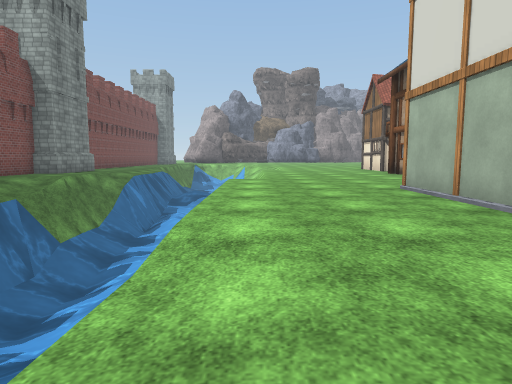
[1] (above)

15 first-person views from a walk through a 3-D level made in the Unity game engine. The camera is 1.2 m above the floor, tilts 6° down and sees 75° across. Doors are open. The floor is counted in squares, 2 m on a side. Each view is taken from the middle of a square. On the plan, view 1 faces up. The plan holds only what a view shows up to about 10 squares ahead; the rest is blank. The place goes on beyond the plan. The player is left out. Some surface patterns are stand-ins.

[2]
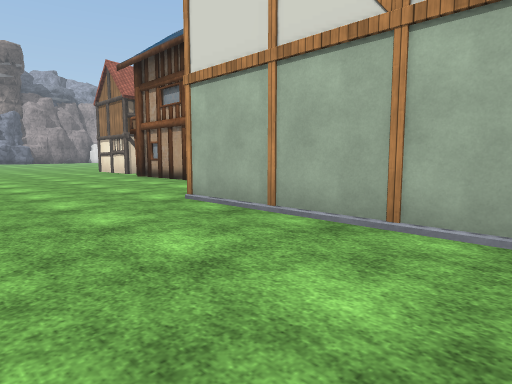

[3]
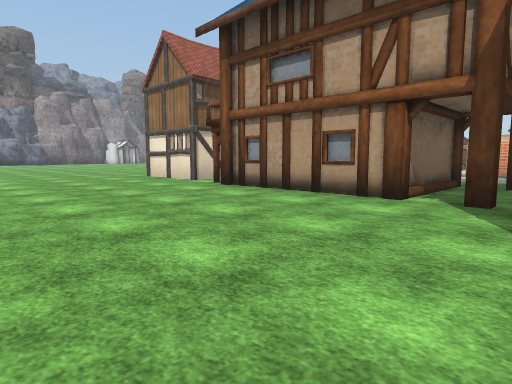

[4]
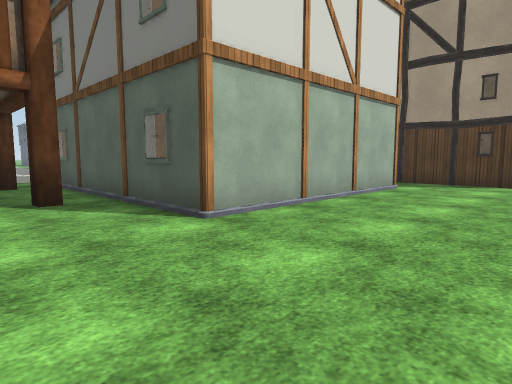

[5]
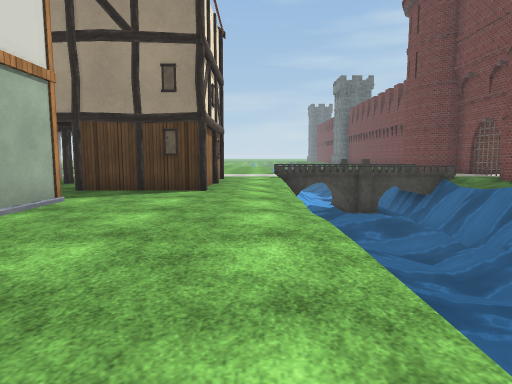

[6]
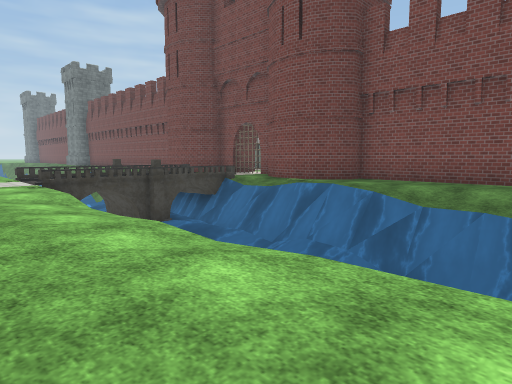

[7]
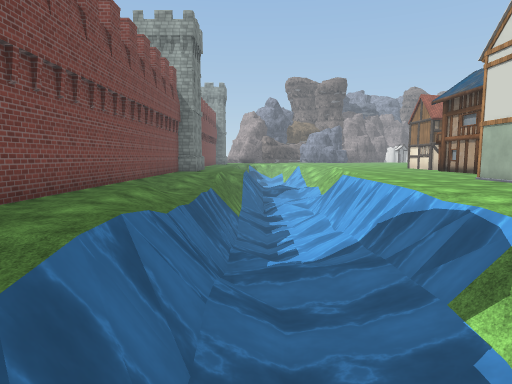

[8]
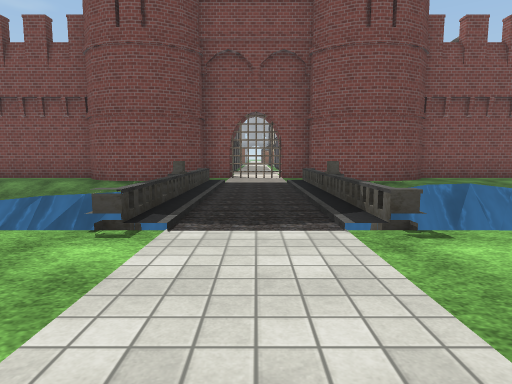

[9]
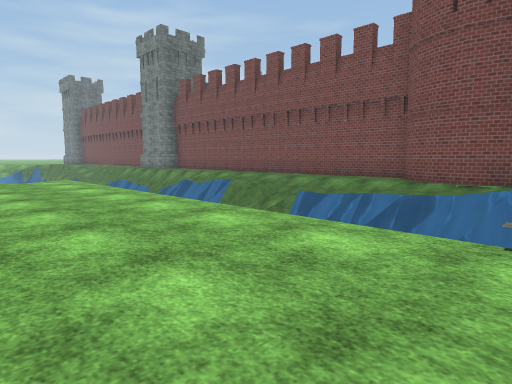

[10]
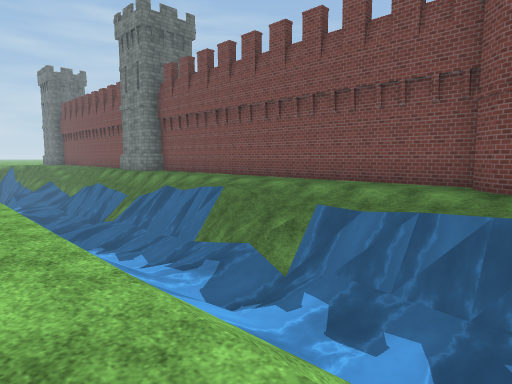

[11]
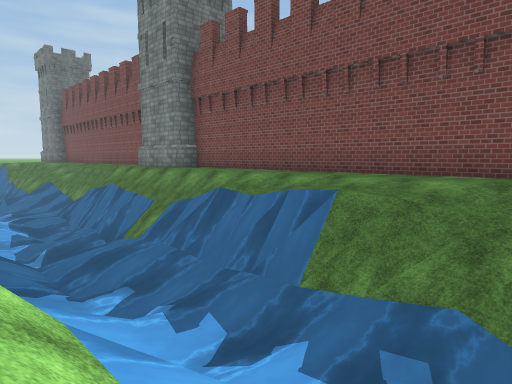

[12]
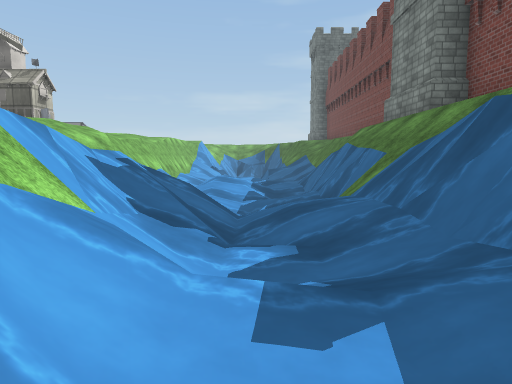

[13]
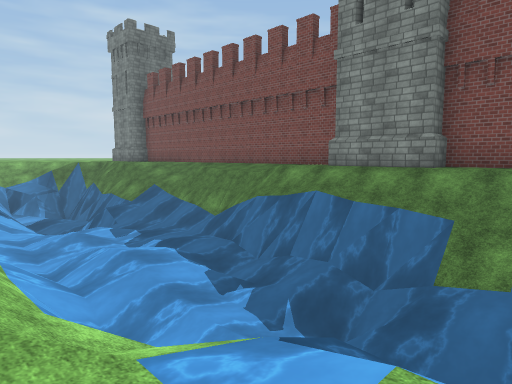

[14]
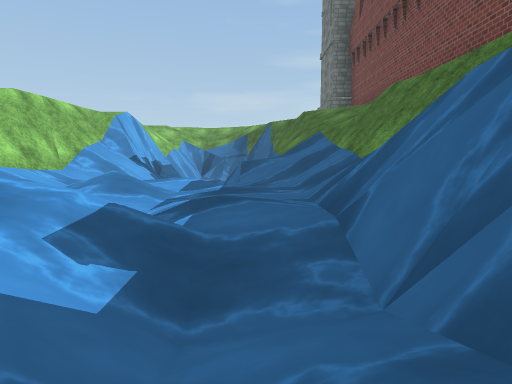

[15]
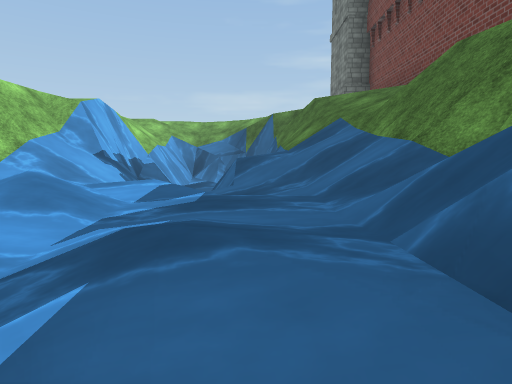

### Floor plan
Key: @ floor where view 1 was taken; # wall or solid block; x gap in a wall; . floor; / step, stairs or slope; = window, fence, low wall or low ledge; v drop or lower ground; O other object.
Columns run from 9 left of view 1 to 12 right of it. Each row starts with its distance up from view 1.
 16           /...
 15           /...#
 14           ....##
 13           .....
 12           ....#
 11           ....#
 10  #..#//  /....#
  9   ./#//  /....#      x
  8    /#//  .....####...=
  7    /#//  ....... #.
  6  #//#///#...#O##OO.
  5  #//#///#...O
  4  #./#///#...O
  3  #./#///#...O
  2  #./#///=...O
  1  #./#///#....
  0  #..#///=@###
 -1  ##.#///#.#
 -2   #/#/// .#
 -3  ##/=/// .#
 -4  #../////..
 -5  #..//.//...
 -6  #.=//=//...
 -7  ##.#    ...
 -8   #/#/   ...
 -9  ##/v////...
-10  #./#////...
-11  #.//////..
-12  #./v//=/..
-13  #.//////..
-14  #.//////..
-15  #./#////..
-16  #./#///#/
-17  #./#////
-18  #./////=
-19  #.////// /
-20  #.///////
-21  #.////////
-22  ##/#///////
-23   #/#////#//
-24 O##/#////#v/.#
-25  #./#/////
-26    #=////
-27   /#//////
-28  #/#//////
-29  #/#//////#
-30  # =/// //#
-31  # ///  //#
-32  #///== //#
-33  #/// / ##=
-34  # /=#=/##

Positions as (right, up) in squares from view 1, and headings:
1: (0, 0), facing up
2: (0, 2), facing up-right
3: (0, 6), facing up-right
4: (0, 8), facing down-right
5: (0, 6), facing down
6: (1, 4), facing down-left
7: (-4, -4), facing up
8: (2, -5), facing left
9: (2, -6), facing down-left
10: (0, -8), facing down-left
11: (-1, -12), facing down-left
12: (-3, -14), facing down
13: (1, -19), facing down-left
14: (-4, -23), facing down
15: (-4, -25), facing down
